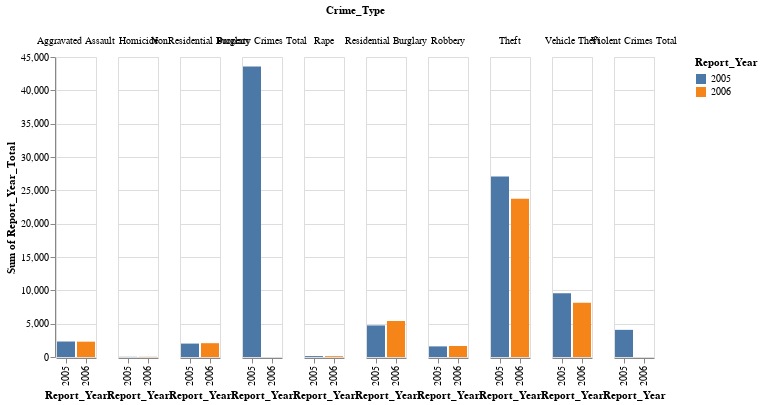

Write notebook code for a chart like this one.
### Code cell
alt.Chart(yr_2005_2006).mark_bar().encode(
    x='Report_Year:O',
    y='sum(Report_Year_Total):Q',
    color='Report_Year:N',
    column='Crime_Type:N'
)

### Figure 1 — Vega-Lite specification as saved in the notebook (floating-point values rounded to 4 significant figures; data arrays with more than 128 entries replaced by an {"elided": "..."} marker saying what was removed)
{"config": {"view": {"continuousWidth": 400, "continuousHeight": 300}}, "data": {"name": "data-58a2a8d2cf7189a29995d3a1bc8375b0"}, "mark": "bar", "encoding": {"color": {"type": "nominal", "field": "Report_Year"}, "column": {"type": "nominal", "field": "Crime_Type"}, "x": {"type": "ordinal", "field": "Report_Year"}, "y": {"type": "quantitative", "aggregate": "sum", "field": "Report_Year_Total"}}, "$schema": "https://vega.github.io/schema/vega-lite/v4.8.1.json", "datasets": {"data-58a2a8d2cf7189a29995d3a1bc8375b0": {"elided": "2214 records"}}}
